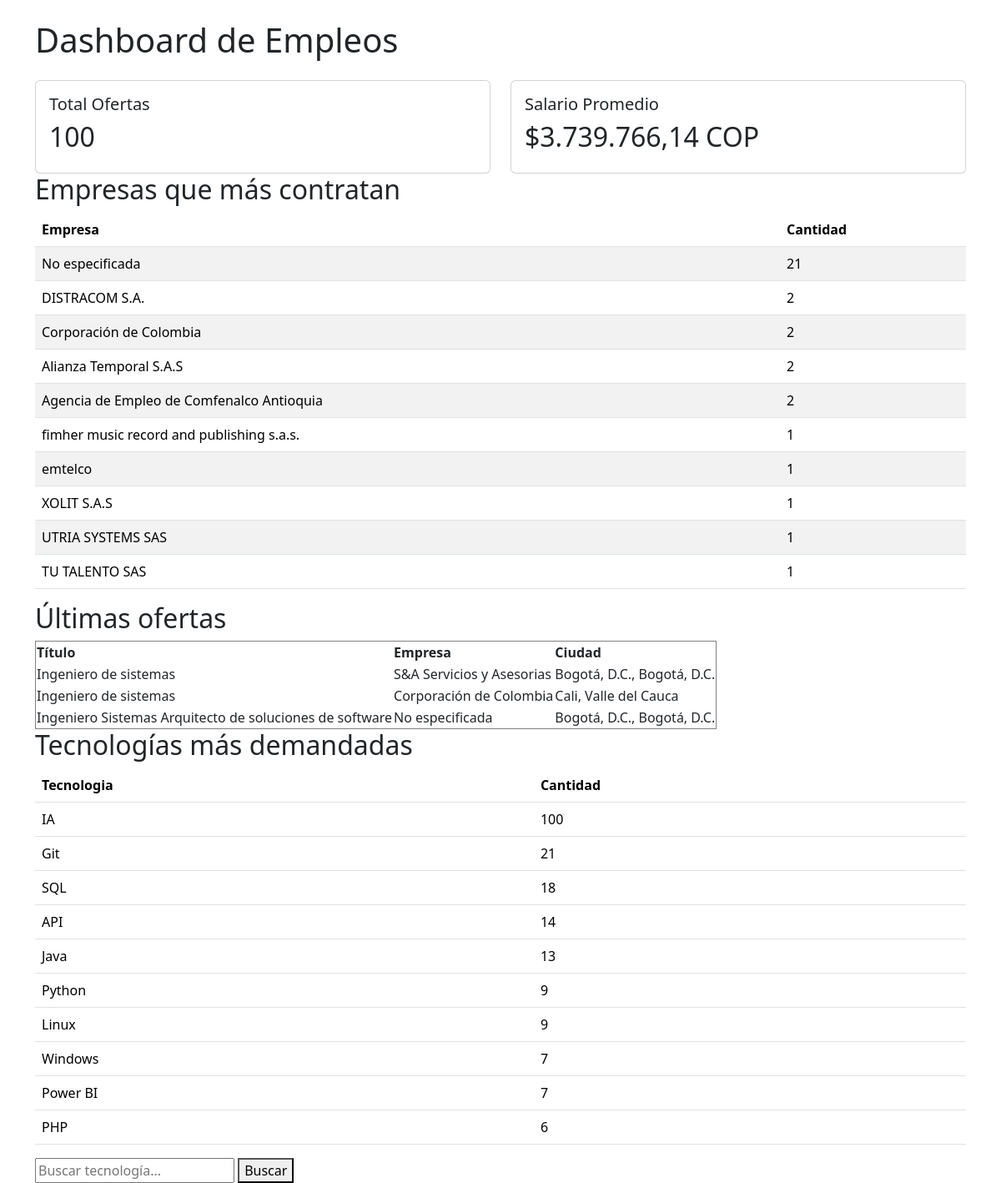
The page / on the database its author committed.
### tables this page shows
CREATE TABLE empleos(
                id INTEGER PRIMARY KEY AUTOINCREMENT,
                fuente TEXT NOT NULL,
                titulo TEXT NOT NULL,
                empresa TEXT NOT NULL,
                ciudad TEXT NOT NULL,
                salario INTEGER,
                descripcion TEXT,
                requerimientos TEXT,
                palabras_clave TEXT,
                fecha_publicacion TEXT NOT NULL,
                fecha_scraping TEXT NOT NULL,
                url TEXT NOT NULL UNIQUE
            );

### dashboard.py (the view)
@app.route("/")
def inicio():
    total = obtener_total_ofertas()
    empresas = obtener_empresas_top()
    salario_promedio = obtener_salario_promedio()
    top_tecnologias = contar_tecnologias()
    ofertas = obtener_ofertas()
    return render_template(
        "index.html",
        total = total,
        empresas = empresas,
        salario_promedio = salario_promedio,
        tecnologias = top_tecnologias,
        ofertas = ofertas
    )

### modelos/database.py (called while the page is built)
def obtener_total_ofertas():
    conexion = sqlite3.connect("data/empleos.db")
    cursor = conexion.cursor()
    cursor.execute("SELECT COUNT(*) FROM empleos")
    total = cursor.fetchone()[0]
    conexion.close()
    return total

def obtener_empresas_top():
    conexion = sqlite3.connect("data/empleos.db")
    cursor = conexion.cursor()
    cursor.execute("""
        SELECT empresa, COUNT(*)
        FROM empleos
        GROUP BY empresa
        ORDER BY COUNT(*) DESC
        LIMIT 10
    """)
    resultado = cursor.fetchall()
    conexion.close()
    return resultado

def obtener_salario_promedio():
    conexion = sqlite3.connect("data/empleos.db")
    cursor = conexion.cursor()
    cursor.execute("SELECT AVG(salario) AS promedio FROM empleos")
    promedio = cursor.fetchone()[0]
    text_americano = f"{promedio:,.2f}"
    prom_string = text_americano.replace(',', 'X').replace('.', ',').replace('X', '.')
    conexion.close()
    return f"${prom_string} COP"

def obtener_ofertas():
    conexion = sqlite3.connect("data/empleos.db")
    cursor = conexion.cursor()
    cursor.execute("""
        SELECT titulo, empresa, ciudad
        FROM empleos
        LIMIT 3
    """)
    ofertas = cursor.fetchall()
    conexion.close()
    return ofertas

### templates/index.html (shortened to what this page needs)
<!DOCTYPE html>
<html>
<head>
    <link href="https://cdn.jsdelivr.net/npm/bootstrap@5.3.3/dist/css/bootstrap.min.css" rel="stylesheet">
</head>
<body>
    <div class="container mt-4">
        <h1 class="mb-4">Dashboard de Empleos</h1>
        <div class="row">
            <div class="col-md-6">
                <div class="card">
                    <div class="card-body">
                        <h5>Total Ofertas</h5>
                        <h2>{{ total }}</h2>
                    </div>
                </div>
            </div>
            <div class="col-md-6">
                <div class="card">
                    <div class="card-body">
                        <h5>Salario Promedio</h5>
                        <h2>{{ salario_promedio }}</h2>
                    </div>
                </div>
            </div>
        </div>
        <h2>Empresas que más contratan</h2>
        <table class="table table-striped">
            <thead>
                <tr>
                    <th>Empresa</th>
                    <th>Cantidad</th>
                </tr>
            </thead>
            <tbody>
            {% for empresa in empresas %}
                <tr>
                    <td>{{ empresa[0] }}</td>
                    <td>{{ empresa[1] }}</td>
                </tr>
            {% endfor %}
            </tbody>
        </table>
        <h2>Últimas ofertas</h2>
        <table border="1">
            <thead>
                <tr>
                    <th>Título</th>
                    <th>Empresa</th>
                    <th>Ciudad</th>
                </tr>
            </thead>
            {% for oferta in ofertas %}
            <tr>
                <td>{{ oferta[0] }}</td>
                <td>{{ oferta[1] }}</td>
                <td>{{ oferta[2] }}</td>
            </tr>
            {% endfor %}
        </table>
        <h2>Tecnologías más demandadas</h2>
        <table class="table table-hover">
            <thead>
                <tr>
                    <th>Tecnologia</th>
                    <th>Cantidad</th>
                </tr>
            </thead>
            <tbody>
            {% for cantidad, tecnologia in tecnologias %}
                <tr>
                    <td>{{ tecnologia }}</td>
                    <td>{{ cantidad }}</td>
                </tr>
            {% endfor %}
            </tbody>
        </table>
        <form action="/buscar" method="GET">
            <input type="text" name="q" placeholder="Buscar tecnología...">
            <button type="submit">
                Buscar
            </button>
        </form>
    </div>
</body>
</html>

### rows shown on the page
empleos: titulo "Ingeniero de sistemas", empresa "S&A Servicios y Asesorias", ciudad "Bogotá, D.C., Bogotá, D.C."
empleos: titulo "Ingeniero de sistemas", empresa "Corporación de Colombia", ciudad "Cali, Valle del Cauca"
empleos: titulo "Ingeniero Sistemas Arquitecto de soluciones de software", empresa "No especificada", ciudad "Bogotá, D.C., Bogotá, D.C."

### other values the page prints
{{ total }} "100"
{{ salario_promedio }} "$3.739.766,14 COP"
{{ empresa[0] }} "No especificada" "DISTRACOM S.A." "Corporación de Colombia" "Alianza Temporal S.A.S" "Agencia de Empleo de Comfenalco Antioquia" "fimher music record and publishing s.a.s." "emtelco" "XOLIT S.A.S" "UTRIA SYSTEMS SAS" "TU TALENTO SAS"
{{ empresa[1] }} "21" "2" "2" "2" "2" "1" "1" "1" "1" "1"
{{ tecnologia }} "IA" "Git" "SQL" "API" "Java" "Python" "Linux" "Windows" "Power BI" "PHP"
{{ cantidad }} "100" "21" "18" "14" "13" "9" "9" "7" "7" "6"
